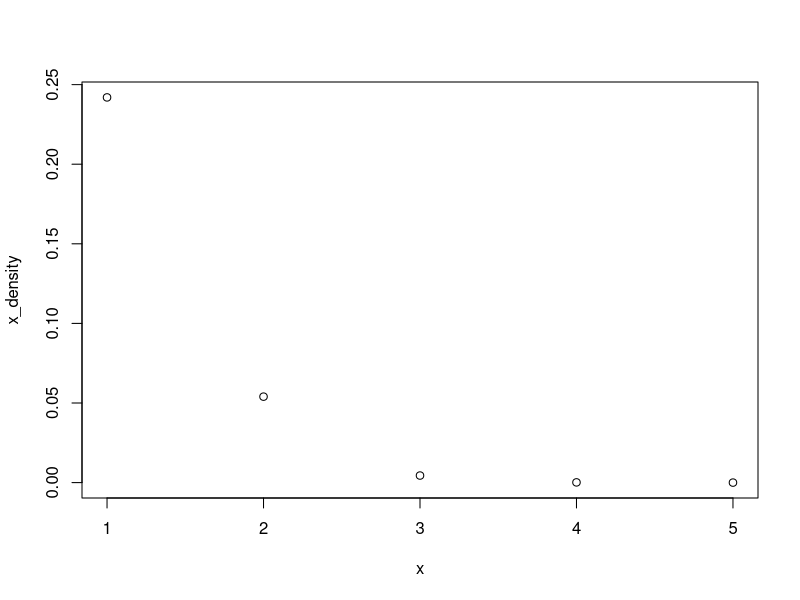
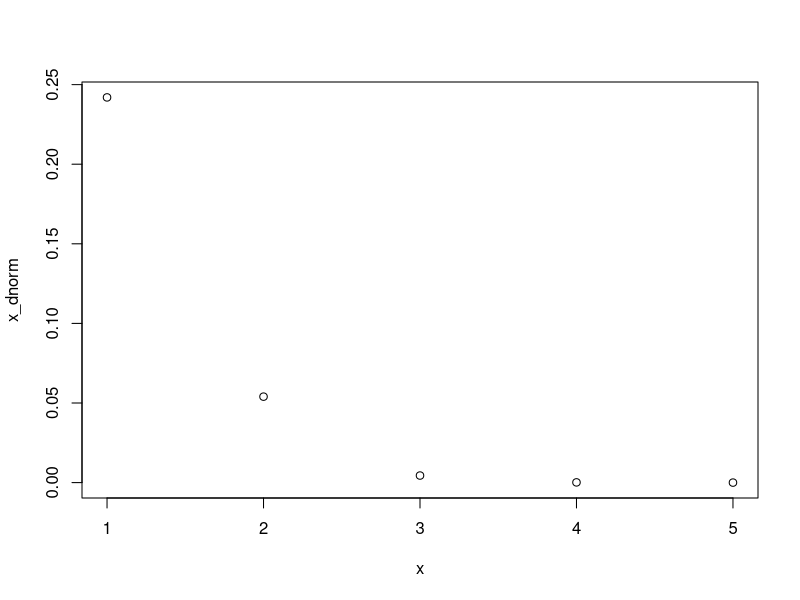
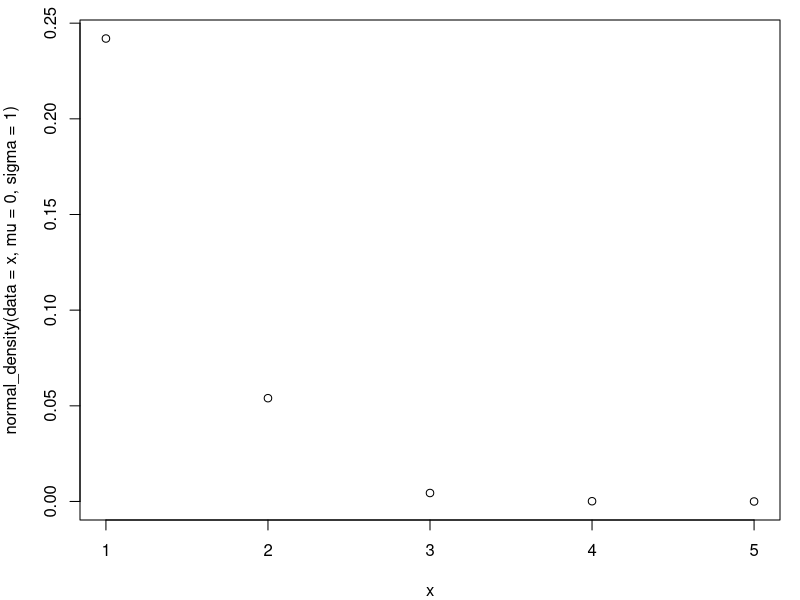
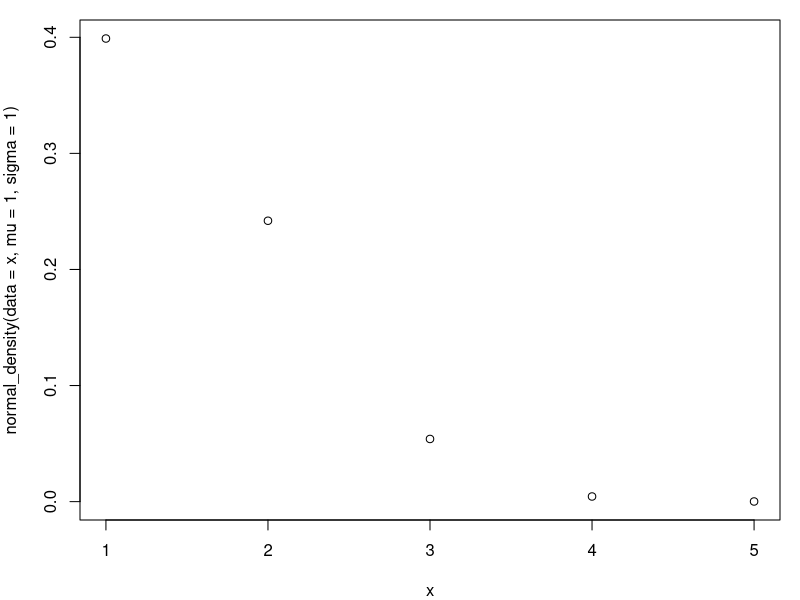
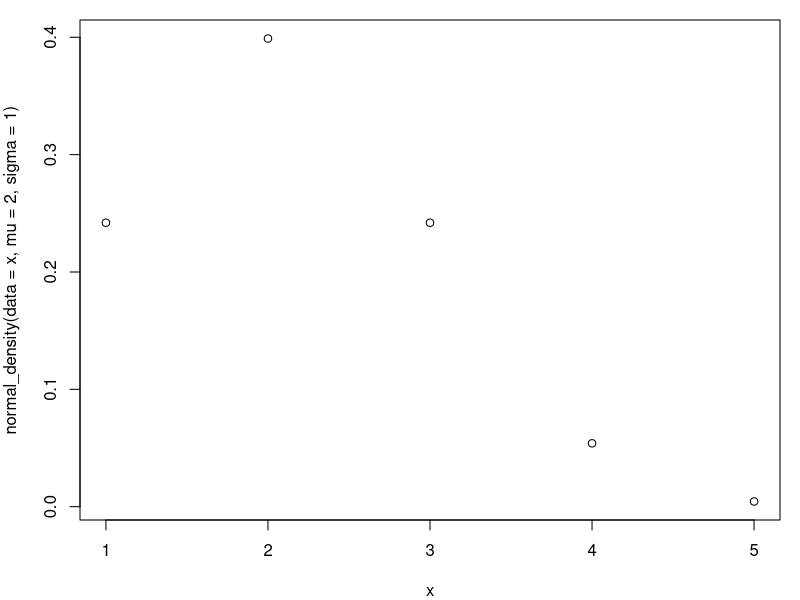
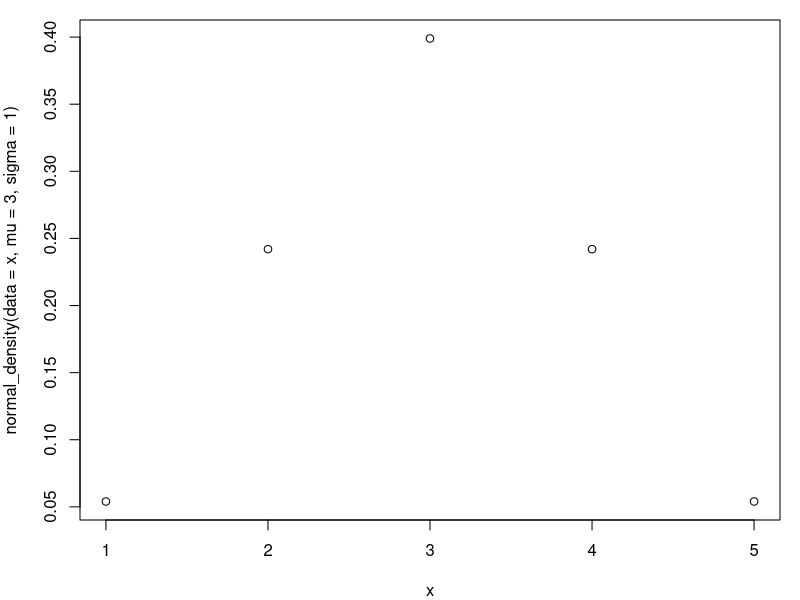
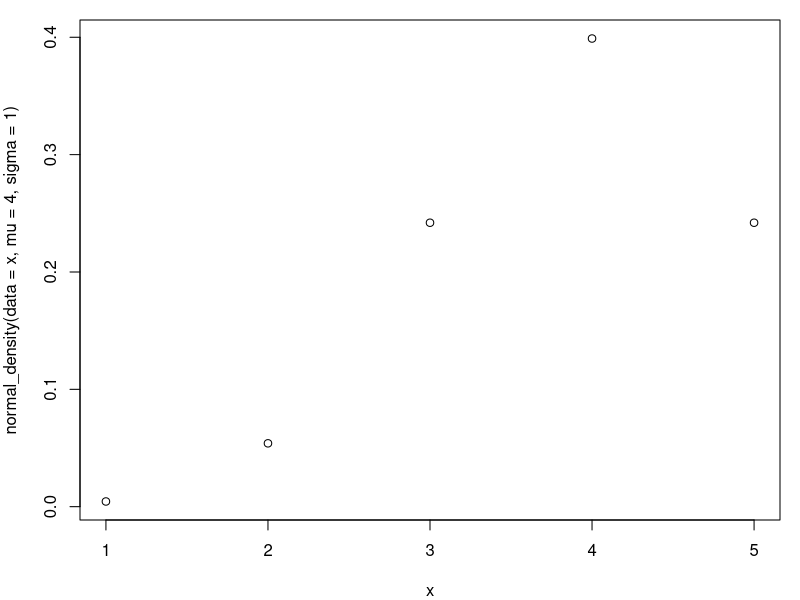
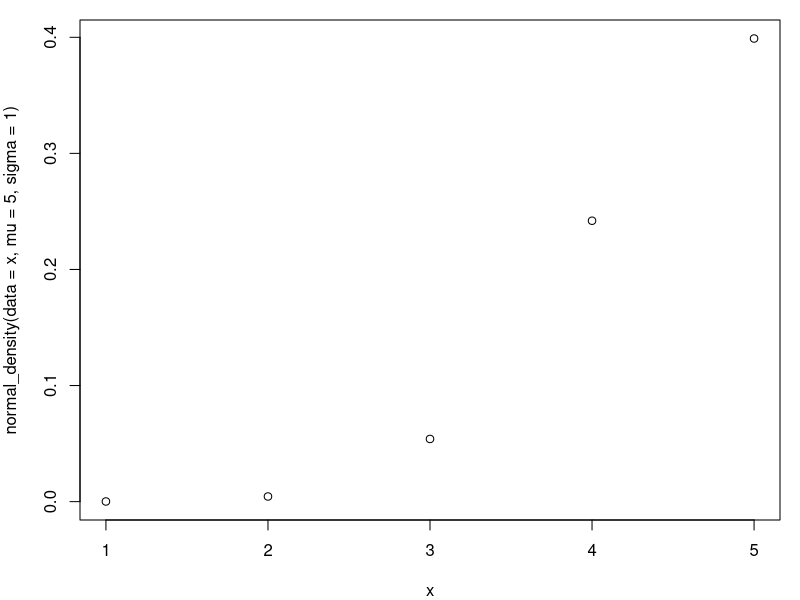

Write R code to recreate these figures, in order.
## R_Demo_Simulation_Learning_Estimate_Mean.R
##########################################################################
## INSTRUCTOR: Christopher Fariss
## COURSE NAME: Programming and Simulation Methods for Computational Social Science (2W)
## University of Essex Summer School 2023
##
## Date: 2024-07-22
##
## Please e-mail me if you find any errors or have and suggestions (either email is fine)
## e-mail: cjf0006@gmail.com
## e-mail: cjfariss@umich.edu
##
##########################################################################
## Introduction to tutorial:
##
## (1a) Use the normal density function to see that it is useful for many applications
## (1b) Specifically, we will estimate a mean instead of calculating it directly using a combination of values from the normal density function
## (1c) Use a normal density function to construct a likelihood function or loss function to evaluate how well/close the estimate mean is to the observed data values
## (2) Observe that calculating the true mean is very simple so it is easy to verify that the combination of density functions gives the same answer as the simple calculation
## (3) Note that there are more complicated models where estimating the best set of parameters is not as easy as simply calculating the mean. We will use this combination of density function values to find the best set of parameters. Sometimes this is called maximum likelihood estimation or MLE for short
##
##########################################################################
##
## This tutorial estimates the mean value from a vector of numeric data using the notion of distance.
## 
## Instead of calculating the mean directly, we will estimate the mean by minimizing a function that compares a range of possible estimates of the mean to the data we obtained in the vector (i.e., distance between possible estimate and each of the data points).
##
## The program below finds a range of possible values.
## These values include the maximum value of the log-likelihood which summarizes the disagreement/distance between a potential estimate of the mean and each of the observed data points in the data vector.
##
## This algorithm will provide the same answer as the algorithm for finding the average, which is taught to each of us in grade school.
##
## We will consider several loss-statistics. 
##
## These loss-statistics simply calculate the distance between a parameter estimate or our best guess AND a set of data points. 
##
## We are calculating distances for each observation in a dataset and summarizing these distances. 
## Sometimes we will call these distances something else: usually error or sometimes difference. 
## We will consider another loss function, gradient descent, later in the course.
##
##########################################################################

## install the library if necessary
## load packages
pkgs <- c("MASS")
invisible(sapply(pkgs, require, character.only = TRUE))

## create sequence of real numbers
#x <- seq(-3,3,.1)
x <- 1:5
x
mean(x)

## set mean and variance parameters
mu <- 0
sigma <- 1
sigma_pow2 <- sigma^2

## calculate the density using the normal distribution function
x_density <- 1/(sigma*sqrt(2*pi)) * exp(-(x - mu)^2/2*sigma^2)
x_density

## plot the two estimated densities to verify that they are the same
plot(x, x_density)

## calculate the density using the normal distribution function built into R
x_dnorm <- dnorm(x, mean=mu, sd=sigma)
x_dnorm

## plot the two estimated densities to verify that they are the same
plot(x, x_dnorm)

## program a function
normal_density <- function(data, mu, sigma){
  1/(sigma*sqrt(2*pi)) * exp(-(data - mu)^2/2*sigma^2)
}

## let's change the mean
normal_density(data=x, mu=3, sigma=1)

## plot the two estimated densities to verify that they are the same
par(mfrow=c(1,1), mar=c(4,4,1,1))
plot(x, normal_density(data=x, mu=0, sigma=1))
plot(x, normal_density(data=x, mu=1, sigma=1))
plot(x, normal_density(data=x, mu=2, sigma=1))
plot(x, normal_density(data=x, mu=3, sigma=1))
plot(x, normal_density(data=x, mu=4, sigma=1))
plot(x, normal_density(data=x, mu=5, sigma=1))

## data (we want the mean estimate for this numeric vector)
x <- c(1,2,3,4,5)
x

mean(x)
sum(x)/length(x)

## fix sigma to 1
sigma <- 1

## let's check to see if the best estimate for the mean is 1
mu <- 1
sum(log(1/(sigma*sqrt(2*pi)) * exp(-(x - mu)^2/2*sigma^2)))
prod(1/(sigma*sqrt(2*pi)) * exp(-(x - mu)^2/2*sigma^2))

prod(1:3)

## let's check to see if the best estimate for the mean is 2
mu <- 2
sum(log(1/(sigma*sqrt(2*pi)) * exp(-(x - mu)^2/2*sigma^2)))

## let's check to see if the best estimate for the mean is 3
mu <- 3
sum(log(1/(sigma*sqrt(2*pi)) * exp(-(x - mu)^2/2*sigma^2)))

## let's check to see if the best estimate for the mean is 4
mu <- 4
sum(log(1/(sigma*sqrt(2*pi)) * exp(-(x - mu)^2/2*sigma^2)))

## let's check to see if the best estimate for the mean is 5
mu <- 5
sum(log(1/(sigma*sqrt(2*pi)) * exp(-(x - mu)^2/2*sigma^2)))

## is there any value of mu that generates a larger sum of logged values than 3?


## data (we want the mean estimate for this numeric vector)
x <- c(1,2,3,4,5)
x

#x <- runif(100)
truehist(x)

## vector to keep track of the loss function values
sum_log_dens <- NA
sum_log_dens_dnorm <- NA
sum_dens_ssqd <- NA
min_sum_dens_ssqd <- NA

## candidate values for our estimate of mu, which is the mean value we are trying to estimate
mu_hat <-seq(-10,10,.5)
mu_hat

## loop through all the mu_hat values to determine which one is the best using the sum of the logged densities
for(i in 1:length(mu_hat)){
  
  ## set mu_hat value to mu for the loss evaluation (mu is different for each iteration of the loop)
  mu <- mu_hat[i]
  
  ## normal density loss function
  sum_log_dens[i] <- sum(log(1/(sigma*sqrt(2*pi)) * exp(-(x - mu)^2/2*sigma^2)))
  
  ## dnorm loss function
  sum_log_dens_dnorm[i] <- sum(log(dnorm(x=x,mean=mu,sd=sigma)))
  
  ## ssdq sum of squared differences loss function (maximize)
  sum_dens_ssqd[i] <- sum((x-mu)^2)
  
  ## negative ssdq sum of squared differences loss function (minimize)
  min_sum_dens_ssqd[i] <- -sum((x-mu)^2)
  
}

par(mfrow=c(2,2), mar=c(4,4,2,.5))

## plot the normal density loss function
plot(mu_hat, sum_log_dens, main="normal density loss function")
abline(v=mean(x), col=2, lwd=3)

## plot the dnorm loss function
plot(mu_hat, sum_log_dens_dnorm, main="normal density loss function")
abline(v=mean(x), col=2, lwd=3)

## plot the ssdq sum of squared differences loss function
plot(mu_hat, sum_dens_ssqd, main="minimized squared differences loss function")
abline(v=mean(x), col=2, lwd=3)

## plot the ssdq sum of squared differences loss function
plot(mu_hat, min_sum_dens_ssqd, main="squared differences loss function")
abline(v=mean(x), col=2, lwd=3)

##########################################################################
## apply the density function and the equation for the log-likelihood, which is a loss function
##########################################################################

## make a very simple dataset
simple_data <- 1:5

## print the data
simple_data


##########################################################################
## what is the density for each value in the dataset if we assume mu, the average, is 1?
normal_density(data=simple_data, mu=1, sigma=1)

## what is the density for each value in the dataset if we assume mu, the average, is 2?
normal_density(data=simple_data, mu=2, sigma=1)

## what is the density for each value in the dataset if we assume mu, the average, is 3?
normal_density(data=simple_data, mu=3, sigma=1)

## what is the density for each value in the dataset if we assume mu, the average, is 4?
normal_density(data=simple_data, mu=4, sigma=1)

## what is the density for each value in the dataset if we assume mu, the average, is 4?
normal_density(data=simple_data, mu=4, sigma=1)

##########################################################################
## note: we can summarize these values by using the loss function defined above, which we called the log-likelihood
##########################################################################

## we can multiple all the densities together to get the likihood statistic
prod(normal_density(data=simple_data, mu=1, sigma=1))
prod(normal_density(data=simple_data, mu=2, sigma=1))
prod(normal_density(data=simple_data, mu=3, sigma=1))
prod(normal_density(data=simple_data, mu=4, sigma=1))
prod(normal_density(data=simple_data, mu=5, sigma=1))

## we can take the sum of the all the logged densities to get the log-likihood statistic (we usually multiply by -1 so the we mind the min instead of the max. consistent with the likihood function)
-sum(log(normal_density(data=simple_data, mu=1, sigma=1)))
-sum(log(normal_density(data=simple_data, mu=2, sigma=1)))
-sum(log(normal_density(data=simple_data, mu=3, sigma=1)))
-sum(log(normal_density(data=simple_data, mu=4, sigma=1)))
-sum(log(normal_density(data=simple_data, mu=5, sigma=1)))

## we can transform the log-likelihood into the likelihood statistic by using the exponentiation function exp()
exp(sum(log(normal_density(data=simple_data, mu=1, sigma=1))))
exp(sum(log(normal_density(data=simple_data, mu=2, sigma=1))))
exp(sum(log(normal_density(data=simple_data, mu=3, sigma=1))))
exp(sum(log(normal_density(data=simple_data, mu=4, sigma=1))))
exp(sum(log(normal_density(data=simple_data, mu=5, sigma=1))))

## another commonly used loss statistic is the root-mean-squared-error which we use in later programs because it is a bit easier to think about
sqrt(mean((simple_data-1)^2))
sqrt(mean((simple_data-2)^2))
sqrt(mean((simple_data-3)^2))
sqrt(mean((simple_data-4)^2))
sqrt(mean((simple_data-5)^2))

##########################################################################
## note: that all of these statistics are in agreement that our best guess at the values of the dataset, in terms of the ability of our single guess to reduce the distance between the guess of the single parameter and each data point is the simple average
##########################################################################

##########################################################################
## let's do this via a simulation now
##########################################################################

## specify the number of units
sample_size <- 2000
sample_size

## take a random draw of units given a mean that we as the researcher/programmer/data-scientist
## let's use pi for fun but it can be any number (note that we are not estimating the variance for this exercise)
x <- rnorm(sample_size, mean=pi, sd=1)

truehist(x)


## specify values of mu to check (what happens as we decrease the distance between guesses?)
mu_hat <- seq(0,5,0.001)

## loop through all values of mu_hat and calculate the loglik statistic for each
loglik <- c()
for(i in 1:length(mu_hat)){
    loglik[i] <- -sum(log(normal_density(data=x, mu=mu_hat[i], sigma=1)))
}

plot(mu_hat, loglik, type="l", lwd=2)

## which value is the minimum?
coordinate <- which(loglik==min(loglik))
coordinate

## which coordinate minimizes the loglik for the best mu_hat value?
mu_hat[coordinate]

## what is the calculated average?
mean(x)

# pass function to optim with initial values
loglik_func <- function(par, data){
    -sum(log(normal_density(data=data, mu=par, sigma=1)))
}

optim.out <- optim(par = c(0), fn=loglik_func, data=x, method="BFGS")
optim.out

## estimate mean from the optim function
optim.out$par

## empirical mean
mean(x)

## the difference between the estimated parameter and the empirical mean is vanishingly small
optim.out$par - mean(x)

##########################################################################
## Question: what if we repeated this process over and over again? 
## Would the average of the simulations coverage towards the true value of pi?
##
## Notes: The Central Limit Theorem (CLT) establishes that when independently generated variables (iid: independent and identically distributed random variables) are added together, the sums or averages of these variables (when normalized) converge towards a normal distribution. 
## This property emerges even if the original variables are not individually normally distributed, as with the roll of a die. 
## The probability of any value from the single roll of die is equivalent to any other value for the same-sided die in the limit (when the number of rolls approaches infinity).
##
##########################################################################



